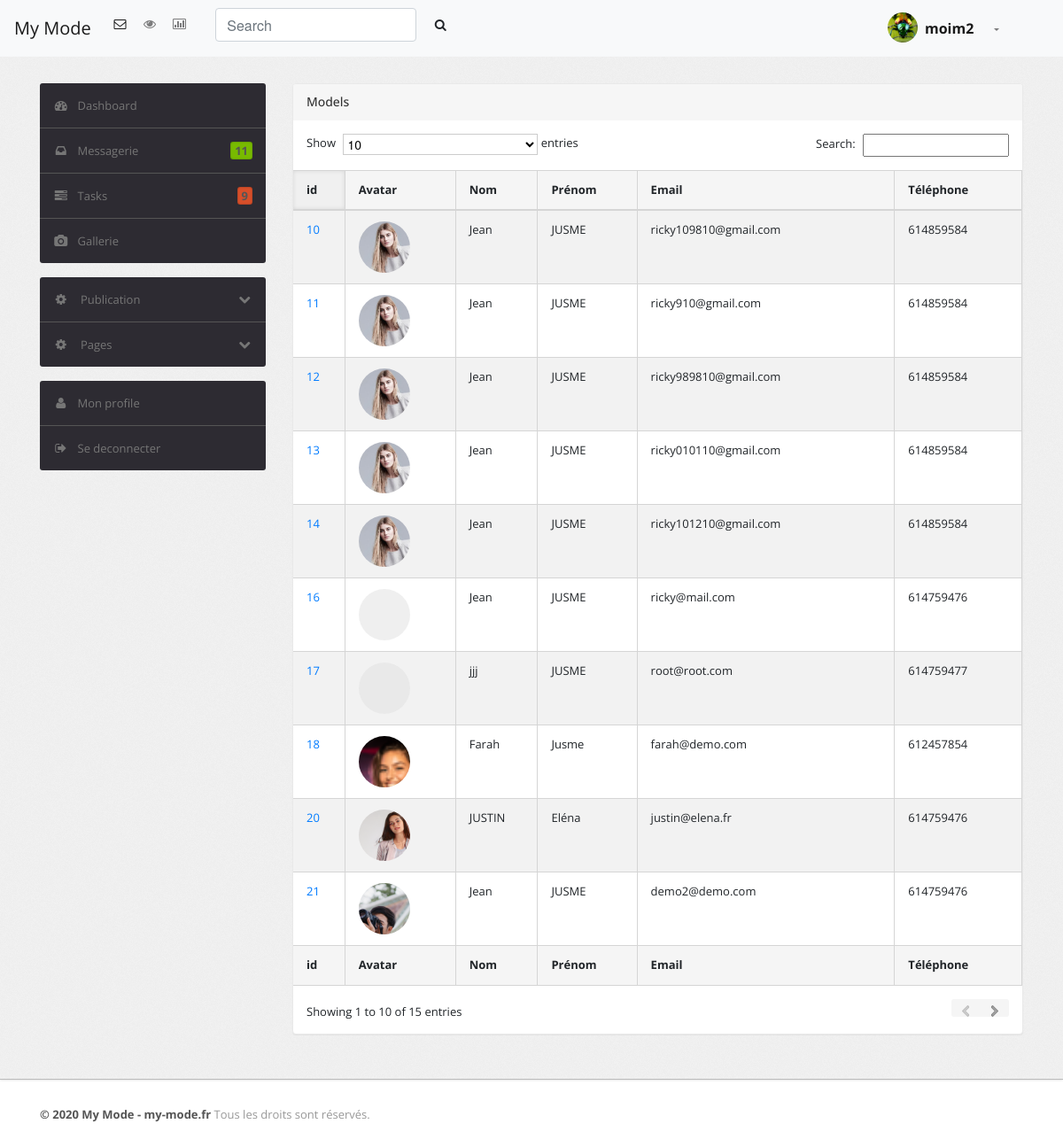
Screenshot of /admin/all-models.php (signed in) with the database file from the repository.
### tables this page shows
CREATE TABLE `users` (
  `id` int(11) NOT NULL,
  `email` varchar(225) NOT NULL,
  `password` varchar(255) NOT NULL,
  `type_profile` varchar(255) NOT NULL,
  `firstname` varchar(255) NOT NULL,
  `lastname` varchar(255) NOT NULL,
  `genre` varchar(255) NOT NULL,
  `profile_target` varchar(255) NOT NULL,
  `phone` int(11) NOT NULL,
  `date_register` varchar(255) NOT NULL,
  `keyAccess` varchar(255) NOT NULL
);

CREATE TABLE `talents` (
  `id` int(11) NOT NULL,
  `lastname` varchar(255) NOT NULL,
  `firstname` varchar(255) NOT NULL,
  `birthday` varchar(255) NOT NULL,
  `genre` varchar(255) NOT NULL,
  `email` varchar(255) NOT NULL,
  `password` varchar(255) NOT NULL,
  `color_eyes` varchar(255) NOT NULL,
  `color_hair` varchar(255) NOT NULL,
  `address` varchar(255) NOT NULL,
  `phone` int(11) NOT NULL,
  `photos` text NOT NULL,
  `date_register` varchar(255) NOT NULL,
  `size` double NOT NULL,
  `keyAccess` varchar(255) NOT NULL
);

### admin/includes/users.php (called while the page is built, shortened)
<?php
class User {
   public function get_user_talent_by_email($email, $tab) {
       global $pdo ;
       $query = $pdo->prepare("SELECT * FROM $tab WHERE email = ?");
       $query->bindValue(1, $email);
       $query->execute();
       $num = $query->rowCount();
       if($num ==1) {
         return $query -> fetch(\PDO::FETCH_ASSOC);
       } else {
         return json_encode(array('error' => "not-found"));
       }
   }
  public function fetch_all_models() {
      global $pdo;
      $query = $pdo->prepare("SELECT * FROM talents");
      $query -> execute();
      return $query->fetchAll(\PDO::FETCH_ASSOC);
  }
}
?>

### admin/all-models.php (the view, shortened to what this page needs)
<?php
   include_once('includes/connection.php');
   include_once('includes/users.php');
   $user = new User();
   $models = $user->fetch_all_models();
   ?>
<!DOCTYPE html>
<html lang="fr">
   <head>
      <link rel="stylesheet" href="https://stackpath.bootstrapcdn.com/bootstrap/4.4.1/css/bootstrap.min.css">
      <link type="text/css" href="css/theme.css" rel="stylesheet">
      <link type="text/css" href="images/icons/css/font-awesome.css" rel="stylesheet">
   </head>
   <body>
      <?php include_once('includes/header.php'); ?>
      <div class="wrapper">
         <div class="container">
            <div class="row">
               <?php include_once('includes/menu-sidebar.php'); ?>
               <div class="col-md-12 col-lg-9">
                  <div class="content">
                     <div class="module">
                        <div class="module-head">
                           <h3>Models</h3>
                        </div>
                        <div class="module-body table">
                           <table cellpadding="0" cellspacing="0" border="0" class="datatable-1 table table-bordered table-striped	 display" width="100%">
                              <thead>
                                 <tr>
                                    <th>id</th>
                                    <th>Avatar</th>
                                    <th>Nom</th>
                                    <th>Prénom</th>
                                    <th>Email</th>
                                    <th>Téléphone</th>
                                 </tr>
                              </thead>
                              <tbody>
                                 <?php
                                    foreach ($models as $elem) {
                                                 $Allphotos = $elem['photos'];
                                                 $photos = explode('|', $Allphotos, -1);
                                                 $avatar = '../'.$photos[0];
                                                 ?>
                                 <tr class="gradeA even">
                                    <td class="  sorting_1">
                                       <a href="fiche-model.php?id=<?= $elem['id'] ?>&keyAccess=<?= $elem['keyAccess'] ?>"><?= $elem['id'] ?></a>
                                    </td>
                                    <td class="  sorting_1">
                                       <div class="bg-article bg-circle" style="background-image : url(<?= $avatar ?>)"></div>
                                    </td>
                                    <td class=" "><?= $elem['firstname'] ?></td>
                                    <td class=" "><?= $elem['lastname'] ?></td>
                                    <td class="center "><?= $elem['email'] ?></td>
                                    <td class="center "><?= $elem['phone'] ?></td>
                                 </tr>
                                 <?php }
                                    ?>
                              </tbody>
                              <tfoot>
                                 <tr>
                                    <th>id</th>
                                    <th>Avatar</th>
                                    <th>Nom</th>
                                    <th>Prénom</th>
                                    <th>Email</th>
                                    <th>Téléphone</th>
                                 </tr>
                              </tfoot>
                           </table>
                        </div>
                     </div>
                  </div>
               </div>
            </div>
         </div>
      </div>
      <?php include_once('includes/footer.php'); ?>
   </body>
 </html>

### admin/includes/header.php (shortened to what this page needs)
<?php
include_once('includes/connection.php');
include_once('includes/users.php');
$user = new User();
$user_current = $user->get_user_talent_by_email($_SESSION['email_ad'], 'users');
?>
<nav class="navbar navbar-expand-lg navbar-light bg-light">
  <a class="navbar-brand" href="index.php">My Mode</a>
  <div class="collapse navbar-collapse" id="navbarSupportedContent">
    <ul class="navbar-nav mr-auto">
      <li class="nav-item active">
        <a class="nav-link" href="#"><i class="icon-envelope"></i></a>
      </li>
      <li class="nav-item">
        <a class="nav-link" href="#"><i class="icon-eye-open"></i></a>
      </li>
      <li class="nav-item">
        <a class="nav-link" href="#"><i class="icon-bar-chart"></i></a>
      </li>
      <form class="form-inline ml-md-4 mb-2">
        <input class="form-control mr-sm-2" type="search" placeholder="Search" aria-label="Search">
        <button class="btn my-2 my-sm-0" type="submit"><i class="icon-search"></i></button>
      </form>
    </ul>
    <ul class="navbar-nav mr-5">
      <li class="nav-item dropdown">
        <a class="nav-link dropdown-toggle" href="#" id="navbarDropdown" role="button" data-toggle="dropdown" aria-haspopup="true" aria-expanded="false">
          <img src="<?= $user_current['profile_target'] ?>" class="nav-avatar">
          <span class="navbar-brand lead font-weight-bolder" href="#"><?php if($user_current) {echo $user_current["firstname"];} ?></span>
        </a>
      </li>
    </ul>
  </div>
</nav>

### admin/includes/menu-sidebar.php (shortened to what this page needs)
<div class="col-md-12 col-lg-3">
    <div class="sidebar sticky-top">
        <ul class="widget widget-menu list-unstyled">
            <li class="active"><a href="index.php"><i class="menu-icon icon-dashboard"></i>Dashboard</a></li>
            <li><a href="message.php"><i class="menu-icon icon-inbox"></i>Messagerie<b class="label green pull-right">11</b> </a></li>
            <li><a href="task.php"><i class="menu-icon icon-tasks"></i>Tasks <b class="label orange pull-right">9</b> </a></li>
            <li class="active"><a href="gallery.php"><i class="menu-icon icon-camera"></i>Gallerie</a></li>
        </ul>
        <ul class="widget widget-menu list-unstyled">
          <li>
            <a class="collapsed" data-toggle="collapse" href="#togglePages">
              <i class="menu-icon icon-cog"></i>
              <i class="icon-chevron-down pull-right"></i><i class="icon-chevron-up pull-right"></i>
              Publication
            </a>
          </li>
          <li>
            <a class="collapsed" data-toggle="collapse" href="#plusPages">
              <i class="menu-icon icon-cog"></i>
              <i class="icon-chevron-down pull-right"></i><i class="icon-chevron-up pull-right"></i>
              Pages
            </a>
          </li>
        </ul>
        <ul class="widget widget-menu list-unstyled">
            <li><a href="user-profile.php"><i class="menu-icon icon-user"></i>Mon profile </a></li>
            <li><a href="?logout=true"><i class="menu-icon icon-signout"></i>Se deconnecter </a></li>
        </ul>
    </div>
</div>

### admin/includes/footer.php
<div class="footer">
    <div class="container">
        <b class="copyright">&copy; 2020 My Mode - my-mode.fr </b>Tous les droits sont réservés.
    </div>
</div>

### rows the page displays
users: profile_target (picture), firstname "moim2"
talents: id "10", firstname "Jean", lastname "JUSME", email "ricky109810@gmail.com", phone "614859584"
talents: id "11", firstname "Jean", lastname "JUSME", email "ricky910@gmail.com", phone "614859584"
talents: id "12", firstname "Jean", lastname "JUSME", email "ricky989810@gmail.com", phone "614859584"
talents: id "13", firstname "Jean", lastname "JUSME", email "ricky010110@gmail.com", phone "614859584"
talents: id "14", firstname "Jean", lastname "JUSME", email "ricky101210@gmail.com", phone "614859584"
talents: id "16", firstname "Jean", lastname "JUSME", email "ricky@mail.com", phone "614759476"
talents: id "17", firstname "jjj", lastname "JUSME", email "root@root.com", phone "614759477"
talents: id "18", shows a picture, firstname "Farah", lastname "Jusme", email "farah@demo.com", phone "612457854"
talents: id "20", shows a picture, firstname "JUSTIN", lastname "Eléna", email "justin@elena.fr", phone "614759476"
talents: id "21", shows a picture, firstname "Jean", lastname "JUSME", email "demo2@demo.com", phone "614759476"
